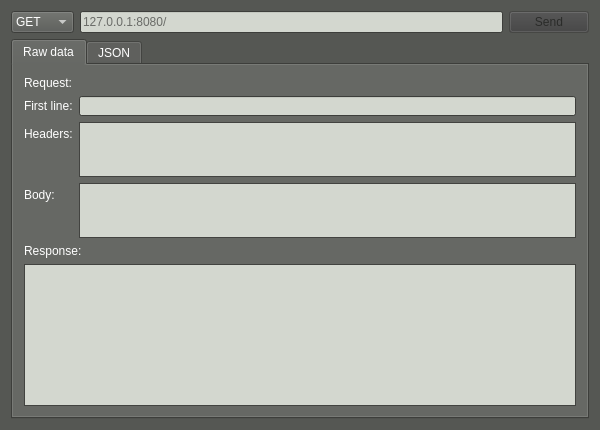
<?xml version="1.0" encoding="UTF-8"?>
<ui version="4.0">
 <class>MainWindow</class>
 <widget class="QMainWindow" name="MainWindow">
  <property name="geometry">
   <rect>
    <x>0</x>
    <y>0</y>
    <width>600</width>
    <height>430</height>
   </rect>
  </property>
  <property name="minimumSize">
   <size>
    <width>600</width>
    <height>430</height>
   </size>
  </property>
  <property name="palette">
   <palette>
    <active>
     <colorrole role="WindowText">
      <brush brushstyle="SolidPattern">
       <color alpha="255">
        <red>255</red>
        <green>255</green>
        <blue>255</blue>
       </color>
      </brush>
     </colorrole>
     <colorrole role="Button">
      <brush brushstyle="SolidPattern">
       <color alpha="255">
        <red>85</red>
        <green>87</green>
        <blue>83</blue>
       </color>
      </brush>
     </colorrole>
     <colorrole role="Light">
      <brush brushstyle="SolidPattern">
       <color alpha="255">
        <red>127</red>
        <green>131</green>
        <blue>124</blue>
       </color>
      </brush>
     </colorrole>
     <colorrole role="Midlight">
      <brush brushstyle="SolidPattern">
       <color alpha="255">
        <red>106</red>
        <green>109</green>
        <blue>103</blue>
       </color>
      </brush>
     </colorrole>
     <colorrole role="Dark">
      <brush brushstyle="SolidPattern">
       <color alpha="255">
        <red>42</red>
        <green>43</green>
        <blue>41</blue>
       </color>
      </brush>
     </colorrole>
     <colorrole role="Mid">
      <brush brushstyle="SolidPattern">
       <color alpha="255">
        <red>56</red>
        <green>58</green>
        <blue>55</blue>
       </color>
      </brush>
     </colorrole>
     <colorrole role="Text">
      <brush brushstyle="SolidPattern">
       <color alpha="255">
        <red>0</red>
        <green>0</green>
        <blue>0</blue>
       </color>
      </brush>
     </colorrole>
     <colorrole role="BrightText">
      <brush brushstyle="SolidPattern">
       <color alpha="255">
        <red>238</red>
        <green>238</green>
        <blue>236</blue>
       </color>
      </brush>
     </colorrole>
     <colorrole role="ButtonText">
      <brush brushstyle="SolidPattern">
       <color alpha="255">
        <red>255</red>
        <green>255</green>
        <blue>255</blue>
       </color>
      </brush>
     </colorrole>
     <colorrole role="Base">
      <brush brushstyle="SolidPattern">
       <color alpha="255">
        <red>211</red>
        <green>215</green>
        <blue>207</blue>
       </color>
      </brush>
     </colorrole>
     <colorrole role="Window">
      <brush brushstyle="SolidPattern">
       <color alpha="255">
        <red>85</red>
        <green>87</green>
        <blue>83</blue>
       </color>
      </brush>
     </colorrole>
     <colorrole role="Shadow">
      <brush brushstyle="SolidPattern">
       <color alpha="255">
        <red>85</red>
        <green>87</green>
        <blue>83</blue>
       </color>
      </brush>
     </colorrole>
     <colorrole role="AlternateBase">
      <brush brushstyle="SolidPattern">
       <color alpha="255">
        <red>42</red>
        <green>43</green>
        <blue>41</blue>
       </color>
      </brush>
     </colorrole>
     <colorrole role="ToolTipBase">
      <brush brushstyle="SolidPattern">
       <color alpha="255">
        <red>255</red>
        <green>255</green>
        <blue>220</blue>
       </color>
      </brush>
     </colorrole>
     <colorrole role="ToolTipText">
      <brush brushstyle="SolidPattern">
       <color alpha="255">
        <red>136</red>
        <green>138</green>
        <blue>133</blue>
       </color>
      </brush>
     </colorrole>
    </active>
    <inactive>
     <colorrole role="WindowText">
      <brush brushstyle="SolidPattern">
       <color alpha="255">
        <red>255</red>
        <green>255</green>
        <blue>255</blue>
       </color>
      </brush>
     </colorrole>
     <colorrole role="Button">
      <brush brushstyle="SolidPattern">
       <color alpha="255">
        <red>85</red>
        <green>87</green>
        <blue>83</blue>
       </color>
      </brush>
     </colorrole>
     <colorrole role="Light">
      <brush brushstyle="SolidPattern">
       <color alpha="255">
        <red>127</red>
        <green>131</green>
        <blue>124</blue>
       </color>
      </brush>
     </colorrole>
     <colorrole role="Midlight">
      <brush brushstyle="SolidPattern">
       <color alpha="255">
        <red>106</red>
        <green>109</green>
        <blue>103</blue>
       </color>
      </brush>
     </colorrole>
     <colorrole role="Dark">
      <brush brushstyle="SolidPattern">
       <color alpha="255">
        <red>42</red>
        <green>43</green>
        <blue>41</blue>
       </color>
      </brush>
     </colorrole>
     <colorrole role="Mid">
      <brush brushstyle="SolidPattern">
       <color alpha="255">
        <red>56</red>
        <green>58</green>
        <blue>55</blue>
       </color>
      </brush>
     </colorrole>
     <colorrole role="Text">
      <brush brushstyle="SolidPattern">
       <color alpha="255">
        <red>0</red>
        <green>0</green>
        <blue>0</blue>
       </color>
      </brush>
     </colorrole>
     <colorrole role="BrightText">
      <brush brushstyle="SolidPattern">
       <color alpha="255">
        <red>238</red>
        <green>238</green>
        <blue>236</blue>
       </color>
      </brush>
     </colorrole>
     <colorrole role="ButtonText">
      <brush brushstyle="SolidPattern">
       <color alpha="255">
        <red>255</red>
        <green>255</green>
        <blue>255</blue>
       </color>
      </brush>
     </colorrole>
     <colorrole role="Base">
      <brush brushstyle="SolidPattern">
       <color alpha="255">
        <red>211</red>
        <green>215</green>
        <blue>207</blue>
       </color>
      </brush>
     </colorrole>
     <colorrole role="Window">
      <brush brushstyle="SolidPattern">
       <color alpha="255">
        <red>85</red>
        <green>87</green>
        <blue>83</blue>
       </color>
      </brush>
     </colorrole>
     <colorrole role="Shadow">
      <brush brushstyle="SolidPattern">
       <color alpha="255">
        <red>85</red>
        <green>87</green>
        <blue>83</blue>
       </color>
      </brush>
     </colorrole>
     <colorrole role="AlternateBase">
      <brush brushstyle="SolidPattern">
       <color alpha="255">
        <red>42</red>
        <green>43</green>
        <blue>41</blue>
       </color>
      </brush>
     </colorrole>
     <colorrole role="ToolTipBase">
      <brush brushstyle="SolidPattern">
       <color alpha="255">
        <red>255</red>
        <green>255</green>
        <blue>220</blue>
       </color>
      </brush>
     </colorrole>
     <colorrole role="ToolTipText">
      <brush brushstyle="SolidPattern">
       <color alpha="255">
        <red>136</red>
        <green>138</green>
        <blue>133</blue>
       </color>
      </brush>
     </colorrole>
    </inactive>
    <disabled>
     <colorrole role="WindowText">
      <brush brushstyle="SolidPattern">
       <color alpha="255">
        <red>42</red>
        <green>43</green>
        <blue>41</blue>
       </color>
      </brush>
     </colorrole>
     <colorrole role="Button">
      <brush brushstyle="SolidPattern">
       <color alpha="255">
        <red>62</red>
        <green>62</green>
        <blue>62</blue>
       </color>
      </brush>
     </colorrole>
     <colorrole role="Light">
      <brush brushstyle="SolidPattern">
       <color alpha="255">
        <red>127</red>
        <green>131</green>
        <blue>124</blue>
       </color>
      </brush>
     </colorrole>
     <colorrole role="Midlight">
      <brush brushstyle="SolidPattern">
       <color alpha="255">
        <red>106</red>
        <green>109</green>
        <blue>103</blue>
       </color>
      </brush>
     </colorrole>
     <colorrole role="Dark">
      <brush brushstyle="SolidPattern">
       <color alpha="255">
        <red>42</red>
        <green>43</green>
        <blue>41</blue>
       </color>
      </brush>
     </colorrole>
     <colorrole role="Mid">
      <brush brushstyle="SolidPattern">
       <color alpha="255">
        <red>56</red>
        <green>58</green>
        <blue>55</blue>
       </color>
      </brush>
     </colorrole>
     <colorrole role="Text">
      <brush brushstyle="SolidPattern">
       <color alpha="255">
        <red>42</red>
        <green>43</green>
        <blue>41</blue>
       </color>
      </brush>
     </colorrole>
     <colorrole role="BrightText">
      <brush brushstyle="SolidPattern">
       <color alpha="255">
        <red>238</red>
        <green>238</green>
        <blue>236</blue>
       </color>
      </brush>
     </colorrole>
     <colorrole role="ButtonText">
      <brush brushstyle="SolidPattern">
       <color alpha="255">
        <red>42</red>
        <green>43</green>
        <blue>41</blue>
       </color>
      </brush>
     </colorrole>
     <colorrole role="Base">
      <brush brushstyle="SolidPattern">
       <color alpha="255">
        <red>211</red>
        <green>215</green>
        <blue>207</blue>
       </color>
      </brush>
     </colorrole>
     <colorrole role="Window">
      <brush brushstyle="SolidPattern">
       <color alpha="255">
        <red>85</red>
        <green>87</green>
        <blue>83</blue>
       </color>
      </brush>
     </colorrole>
     <colorrole role="Shadow">
      <brush brushstyle="SolidPattern">
       <color alpha="255">
        <red>85</red>
        <green>87</green>
        <blue>83</blue>
       </color>
      </brush>
     </colorrole>
     <colorrole role="AlternateBase">
      <brush brushstyle="SolidPattern">
       <color alpha="255">
        <red>85</red>
        <green>87</green>
        <blue>83</blue>
       </color>
      </brush>
     </colorrole>
     <colorrole role="ToolTipBase">
      <brush brushstyle="SolidPattern">
       <color alpha="255">
        <red>255</red>
        <green>255</green>
        <blue>220</blue>
       </color>
      </brush>
     </colorrole>
     <colorrole role="ToolTipText">
      <brush brushstyle="SolidPattern">
       <color alpha="255">
        <red>136</red>
        <green>138</green>
        <blue>133</blue>
       </color>
      </brush>
     </colorrole>
    </disabled>
   </palette>
  </property>
  <property name="windowTitle">
   <string>Sender</string>
  </property>
  <widget class="QWidget" name="centralWidget">
   <layout class="QVBoxLayout" name="verticalLayout_2">
    <item>
     <layout class="QVBoxLayout" name="verticalLayout">
      <item>
       <layout class="QVBoxLayout" name="verticalLayout_3">
        <item>
         <layout class="QHBoxLayout" name="horizontalLayout">
          <item>
           <widget class="QComboBox" name="MethodValue">
            <item>
             <property name="text">
              <string>GET</string>
             </property>
            </item>
            <item>
             <property name="text">
              <string>POST</string>
             </property>
            </item>
            <item>
             <property name="text">
              <string>PUT</string>
             </property>
            </item>
           </widget>
          </item>
          <item>
           <widget class="QLineEdit" name="AddressValue">
            <property name="placeholderText">
             <string>127.0.0.1:8080/</string>
            </property>
           </widget>
          </item>
          <item>
           <widget class="QPushButton" name="sendButton">
            <property name="enabled">
             <bool>false</bool>
            </property>
            <property name="text">
             <string>Send</string>
            </property>
           </widget>
          </item>
         </layout>
        </item>
       </layout>
      </item>
      <item>
       <widget class="QTabWidget" name="tabWidget">
        <property name="tabPosition">
         <enum>QTabWidget::North</enum>
        </property>
        <property name="tabShape">
         <enum>QTabWidget::Rounded</enum>
        </property>
        <property name="currentIndex">
         <number>0</number>
        </property>
        <widget class="QWidget" name="rawDataTab">
         <attribute name="title">
          <string>Raw data</string>
         </attribute>
         <layout class="QVBoxLayout" name="verticalLayout_4">
          <item>
           <layout class="QGridLayout" name="gridLayout">
            <property name="sizeConstraint">
             <enum>QLayout::SetMinimumSize</enum>
            </property>
            <item row="0" column="0">
             <layout class="QVBoxLayout" name="verticalLayout_5">
              <item>
               <widget class="QLabel" name="label">
                <property name="text">
                 <string>Request:</string>
                </property>
               </widget>
              </item>
              <item>
               <layout class="QFormLayout" name="formLayout">
                <item row="1" column="0">
                 <widget class="QLabel" name="label_3">
                  <property name="text">
                   <string>First line:</string>
                  </property>
                 </widget>
                </item>
                <item row="1" column="1">
                 <widget class="QLineEdit" name="firstLineValue">
                  <property name="maximumSize">
                   <size>
                    <width>16777215</width>
                    <height>20</height>
                   </size>
                  </property>
                  <property name="readOnly">
                   <bool>true</bool>
                  </property>
                 </widget>
                </item>
                <item row="2" column="0">
                 <widget class="QLabel" name="label_4">
                  <property name="text">
                   <string>Headers:</string>
                  </property>
                 </widget>
                </item>
                <item row="2" column="1">
                 <widget class="QPlainTextEdit" name="headersRequest"/>
                </item>
                <item row="3" column="0">
                 <widget class="QLabel" name="label_5">
                  <property name="text">
                   <string>Body:</string>
                  </property>
                 </widget>
                </item>
                <item row="3" column="1">
                 <widget class="QPlainTextEdit" name="bodeRequest"/>
                </item>
               </layout>
              </item>
             </layout>
            </item>
            <item row="1" column="0">
             <layout class="QVBoxLayout" name="verticalLayout_7">
              <property name="sizeConstraint">
               <enum>QLayout::SetMaximumSize</enum>
              </property>
              <item>
               <widget class="QLabel" name="label_2">
                <property name="text">
                 <string>Response:</string>
                </property>
               </widget>
              </item>
              <item>
               <widget class="QPlainTextEdit" name="responseData">
                <property name="sizePolicy">
                 <sizepolicy hsizetype="Expanding" vsizetype="Minimum">
                  <horstretch>0</horstretch>
                  <verstretch>185</verstretch>
                 </sizepolicy>
                </property>
                <property name="minimumSize">
                 <size>
                  <width>0</width>
                  <height>0</height>
                 </size>
                </property>
                <property name="readOnly">
                 <bool>true</bool>
                </property>
               </widget>
              </item>
             </layout>
            </item>
           </layout>
          </item>
         </layout>
        </widget>
        <widget class="QWidget" name="jsonTab">
         <attribute name="title">
          <string>JSON</string>
         </attribute>
         <layout class="QVBoxLayout" name="verticalLayout_6">
          <item>
           <widget class="QLabel" name="label_6">
            <property name="text">
             <string>JSON request:</string>
            </property>
           </widget>
          </item>
          <item>
           <widget class="QTextEdit" name="jsonRequest">
            <property name="acceptRichText">
             <bool>false</bool>
            </property>
           </widget>
          </item>
          <item>
           <widget class="QLabel" name="label_7">
            <property name="text">
             <string>JSON response:</string>
            </property>
           </widget>
          </item>
          <item>
           <widget class="QTextEdit" name="jsonResponse">
            <property name="readOnly">
             <bool>true</bool>
            </property>
            <property name="acceptRichText">
             <bool>false</bool>
            </property>
           </widget>
          </item>
         </layout>
        </widget>
       </widget>
      </item>
     </layout>
    </item>
   </layout>
  </widget>
 </widget>
 <layoutdefault spacing="6" margin="11"/>
 <resources/>
 <connections/>
</ui>
